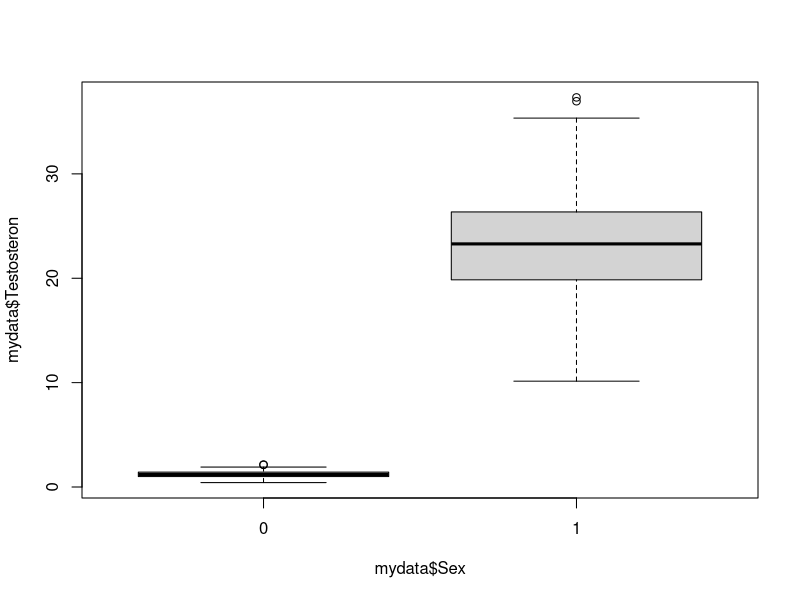

Write R code to recreate this figure.
#Poweranalyse
install.packages(pwr)
library(pwr)

pwr.r.test(n=800, r=0.1, sig.level = 0.05, power = NULL, alternative = c("two.sided"))
pwr.r.test(n=800, r=0.3, sig.level = 0.05, power = NULL, alternative = c("two.sided"))
pwr.r.test(n=800, r=0.5, sig.level = 0.05, power = NULL, alternative = c("two.sided"))

pwr.r.test(n=800, r=0.1, sig.level = 0.005, power = NULL, alternative = c("two.sided"))
pwr.r.test(n=800, r=0.3, sig.level = 0.005, power = NULL, alternative = c("two.sided"))
pwr.r.test(n=800, r=0.5, sig.level = 0.005, power = NULL, alternative = c("two.sided"))

pwr.r.test(n=NULL, r=0.1, sig.level = 0.005, power = 0.9, alternative = c("two.sided"))
pwr.r.test(n=NULL, r=0.3, sig.level = 0.005, power = 0.9, alternative = c("two.sided"))
pwr.r.test(n=NULL, r=0.5, sig.level = 0.005, power = 0.9, alternative = c("two.sided"))

pwr.r.test(n=250, r=0.1, sig.level = 0.05, power = NULL, alternative = c("two.sided"))
pwr.r.test(n=250, r=0.3, sig.level = 0.05, power = NULL, alternative = c("two.sided"))
pwr.r.test(n=250, r=0.5, sig.level = 0.05, power = NULL, alternative = c("two.sided"))

setwd("/Users/larissa-ravessoud/Documents/GitHub/GIT_2_LARISSA")

mydata <- read.table("mydata.txt", header=T, sep="\t")

View(mydata)
dim(mydata)
summary(mydata)
head(mydata)

mydata$Sex <- as.factor(mydata$Sex)
mydata$Filter <- as.factor(mydata$Filter)
summary(mydata)

mydata <- subset(mydata, Filter == 0)
nrow(mydata)

t.test(mydata$Testosteron ~ mydata$Sex)
plot(mydata$Testosteron ~ mydata$Sex)
summary(mydata$Testosteron[mydata$Sex==0])
summary(mydata$Testosteron[mydata$Sex==1])
